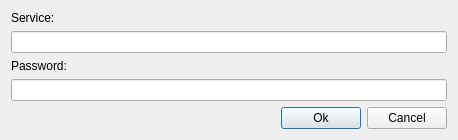
<?xml version="1.0" encoding="UTF-8"?>
<ui version="4.0">
 <class>PasswordDialog</class>
 <widget class="QDialog" name="PasswordDialog">
  <property name="geometry">
   <rect>
    <x>0</x>
    <y>0</y>
    <width>458</width>
    <height>133</height>
   </rect>
  </property>
  <property name="windowTitle">
   <string/>
  </property>
  <layout class="QGridLayout" name="gridLayout">
   <item row="0" column="0">
    <widget class="QLabel" name="lblService">
     <property name="text">
      <string>Service:</string>
     </property>
    </widget>
   </item>
   <item row="1" column="0">
    <widget class="QLineEdit" name="txtService"/>
   </item>
   <item row="2" column="0">
    <widget class="QLabel" name="lblPassword">
     <property name="text">
      <string>Password:</string>
     </property>
    </widget>
   </item>
   <item row="3" column="0">
    <widget class="QLineEdit" name="txtPassword"/>
   </item>
   <item row="4" column="0">
    <layout class="QHBoxLayout" name="horizontalLayout">
     <item>
      <spacer name="horizontalSpacer">
       <property name="orientation">
        <enum>Qt::Horizontal</enum>
       </property>
       <property name="sizeHint" stdset="0">
        <size>
         <width>40</width>
         <height>20</height>
        </size>
       </property>
      </spacer>
     </item>
     <item>
      <widget class="QPushButton" name="btnOk">
       <property name="text">
        <string>Ok</string>
       </property>
      </widget>
     </item>
     <item>
      <widget class="QPushButton" name="btnCancel">
       <property name="text">
        <string>Cancel</string>
       </property>
      </widget>
     </item>
    </layout>
   </item>
  </layout>
 </widget>
 <resources/>
 <connections>
  <connection>
   <sender>btnOk</sender>
   <signal>clicked()</signal>
   <receiver>PasswordDialog</receiver>
   <slot>accept()</slot>
   <hints>
    <hint type="sourcelabel">
     <x>329</x>
     <y>111</y>
    </hint>
    <hint type="destinationlabel">
     <x>228</x>
     <y>66</y>
    </hint>
   </hints>
  </connection>
  <connection>
   <sender>btnCancel</sender>
   <signal>clicked()</signal>
   <receiver>PasswordDialog</receiver>
   <slot>reject()</slot>
   <hints>
    <hint type="sourcelabel">
     <x>410</x>
     <y>111</y>
    </hint>
    <hint type="destinationlabel">
     <x>228</x>
     <y>66</y>
    </hint>
   </hints>
  </connection>
 </connections>
</ui>
